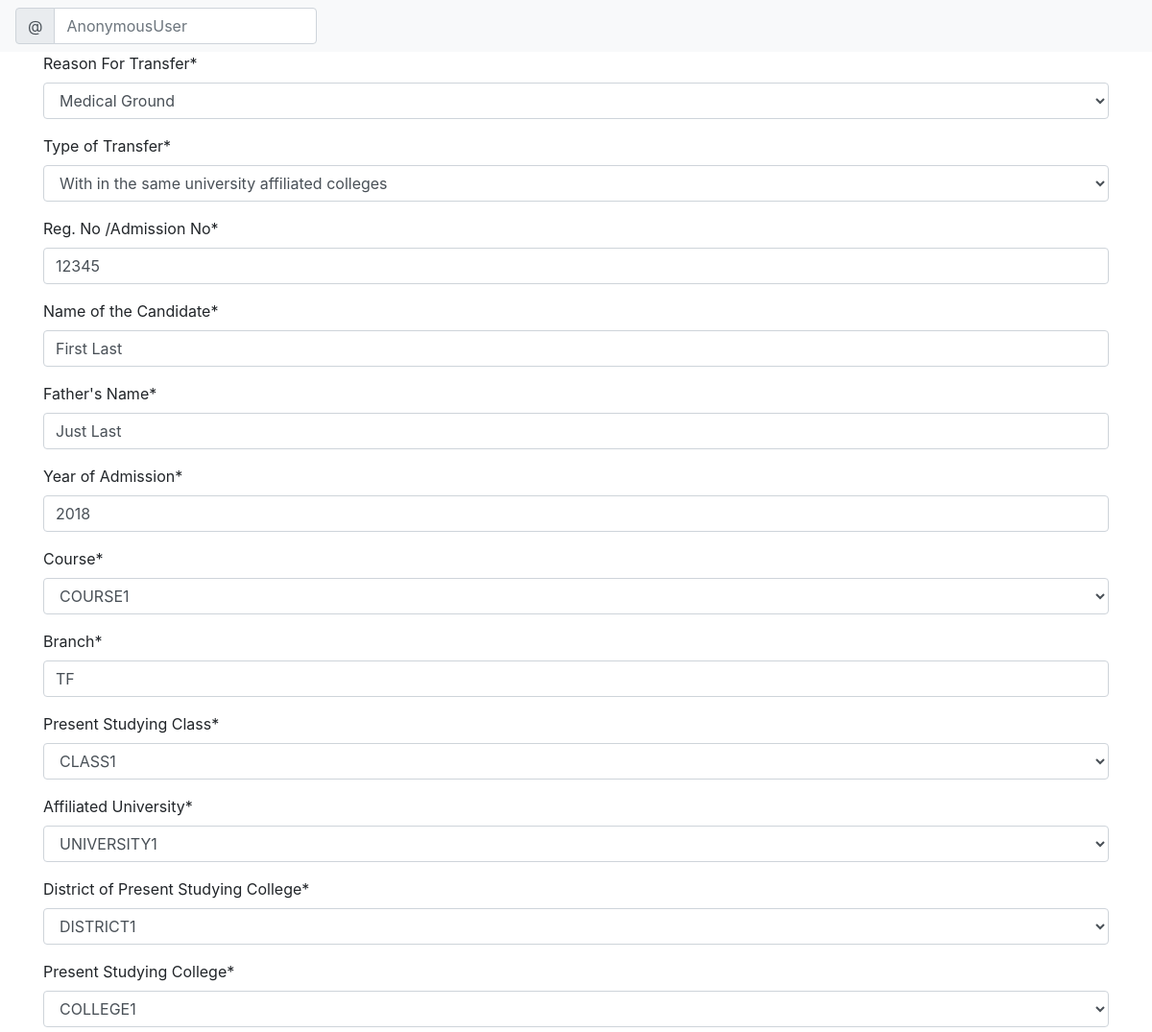
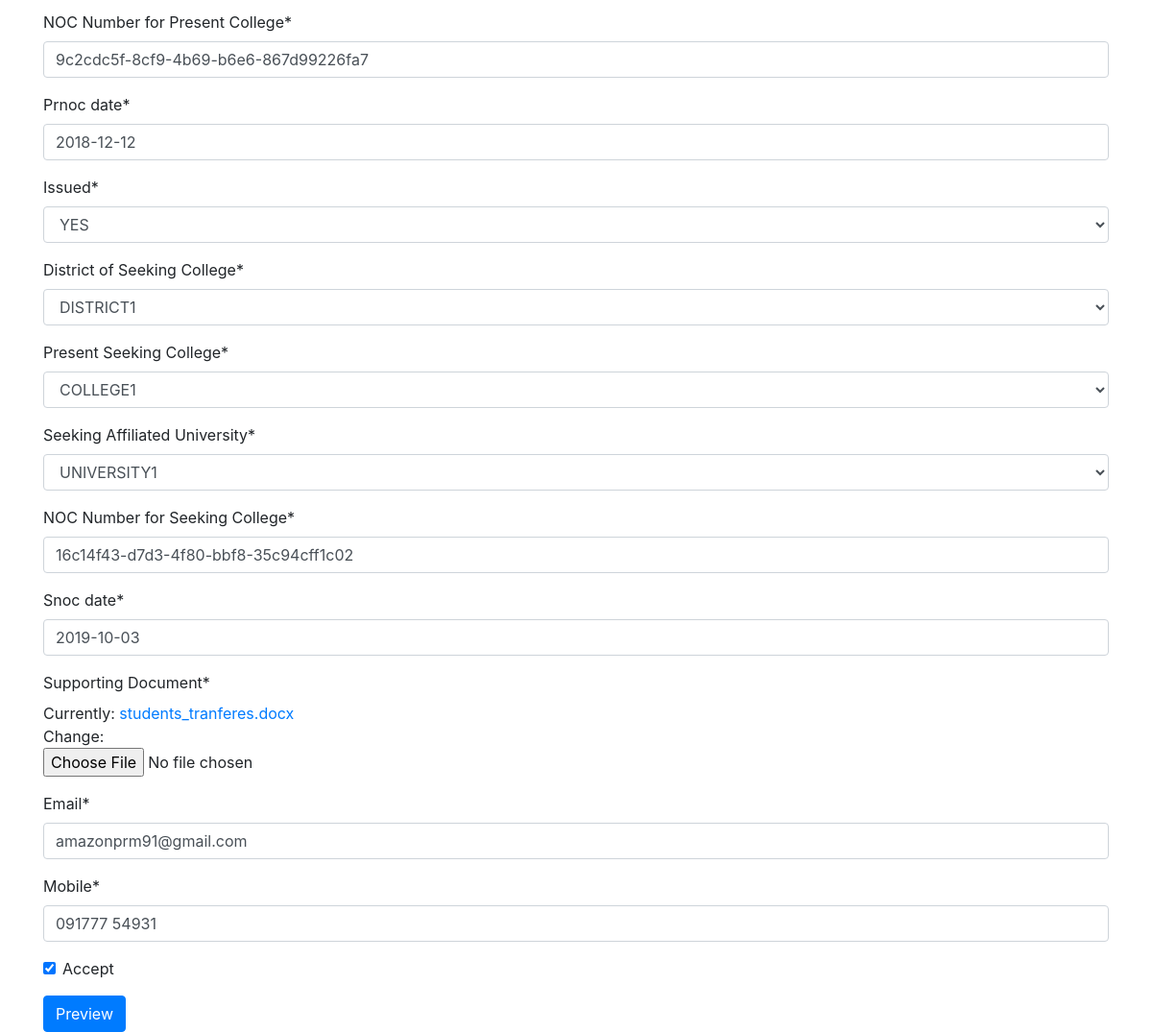
The app's page /update/1/ with its own data (2 pictures, top to bottom).
### transfer/models.py (models this page shows, shortened)
class JustBase(models.Model):
	TRANSFER_REASON = [('MG','Medical Ground'),('PAR','Parent working in Govt / PSU/ Corporation got transferred'),('CLO','closure of course/ college')]
	TRANSFER_TYPE = [('WITHIN','With in the same university affiliated colleges'),('INTER','Inter University affiliated colleges'),('OTHER','Others')]
	COURSES = [('C1','COURSE1'),('C2','COURSE2')]
	PRUNIVERSITY_LIST = [('U1','UNIVERSITY1'),('U2','UNIVERSITY2')]
	PRDISTRICT_LIST = [('D1','DISTRICT1'),('D2','DISTRICT2')]
	PRCLASS = [('Cl1','CLASS1'),('Cl2','CLASS2')]
	PRCOLLEGE_LIST = [('Co1','COLLEGE1'),('Co2','COLLEGE2')]
	SUNIVERSITY_LIST = [('U1','UNIVERSITY1'),('U2','UNIVERSITY2')]
	SDISTRICT_LIST = [('D1','DISTRICT1'),('D2','DISTRICT2')]
	SCOLLEGE_LIST = [('Co1','COLLEGE1'),('Co2','COLLEGE2')]
	YN = [('YES','YES'),('NO','NO')]
	reason = models.CharField(max_length=3, choices=TRANSFER_REASON,verbose_name = 'Reason For Transfer')
	trtype = models.CharField(max_length=10, choices=TRANSFER_TYPE,verbose_name = 'Type of Transfer')
	regno = models.CharField(max_length = 20, verbose_name = 'Reg. No /Admission No')
	name = models.CharField(max_length = 100,verbose_name = 'Name of the Candidate')
	father = models.CharField(max_length = 100,verbose_name = "Father's Name")
	year = models.IntegerField(verbose_name = 'Year of Admission')
	course = models.CharField(max_length=3, choices=COURSES)
	branch = models.CharField(max_length=3, default = 'TF')
	prclass = models.CharField(max_length=3, choices=PRCLASS,verbose_name = 'Present Studying Class')
	auniv = models.CharField(max_length=3, choices=PRUNIVERSITY_LIST,verbose_name = 'Affiliated University')
	prdistrict = models.CharField(max_length=3, choices=PRDISTRICT_LIST,verbose_name = 'District of Present Studying College')
	prcollege = models.CharField(max_length=3, choices=PRCOLLEGE_LIST,verbose_name = 'Present Studying College')
	prnoc_number = models.CharField(max_length = 100,verbose_name = 'NOC Number for Present College', default = str(uuid.uuid4()))
	prnoc_date = models.DateField()
	issued = models.CharField(max_length=3, choices=YN, default = 'TF')
	district = models.CharField(max_length=3, choices=SDISTRICT_LIST,verbose_name = 'District of Seeking College')
	college = models.CharField(max_length=3, choices=SCOLLEGE_LIST,verbose_name = 'Present Seeking College')
	sauniv = models.CharField(max_length=3, choices=SUNIVERSITY_LIST,verbose_name = 'Seeking Affiliated University')
	snoc_number = models.CharField(max_length = 100,verbose_name = 'NOC Number for Seeking College',default = str(uuid.uuid4()))
	snoc_date = models.DateField()
	doc = models.FileField(upload_to = '',verbose_name = 'Supporting Document')
	email = models.EmailField()
	mobile = PhoneNumberField()
	under = models.BooleanField(verbose_name = "Accept")

### transfer/views.py (the view, shortened to what this page needs)
# urls.py: path('update/<int:pk>/',update.as_view(), name = 'update'),
class update(UpdateView):
	model = JustBase
	fields = '__all__'

### transfer/templates/transfer/justbase_form.html
{% extends 'base.html' %}
{% load crispy_forms_tags %}
{% block content %}
<form id="transferform" enctype="multipart/form-data" method="post">{% csrf_token %}
    {{ form|crispy }}
    <input class="btn btn-primary" type="submit" value="Preview">
</form>
{% endblock %}

### records on screen
JustBase: reason "Medical Ground", trtype "With in the same university affiliated colleges", regno "12345", name "First Last", father "Just Last", year "2018", course "COURSE1", branch "TF", prclass "CLASS1", auniv "UNIVERSITY1", prdistrict "DISTRICT1", prcollege "COLLEGE1", prnoc_number "9c2cdc5f-8cf9-4b69-b6e6-867d99226fa7", prnoc_date "2018-12-12", issued "YES", district "DISTRICT1", college "COLLEGE1", sauniv "UNIVERSITY1", snoc_number "16c14f43-d7d3-4f80-bbf8-35c94cff1c02", snoc_date "2019-10-03", email "amazonprm91@gmail.com", mobile "091777 54931", under "☑"
